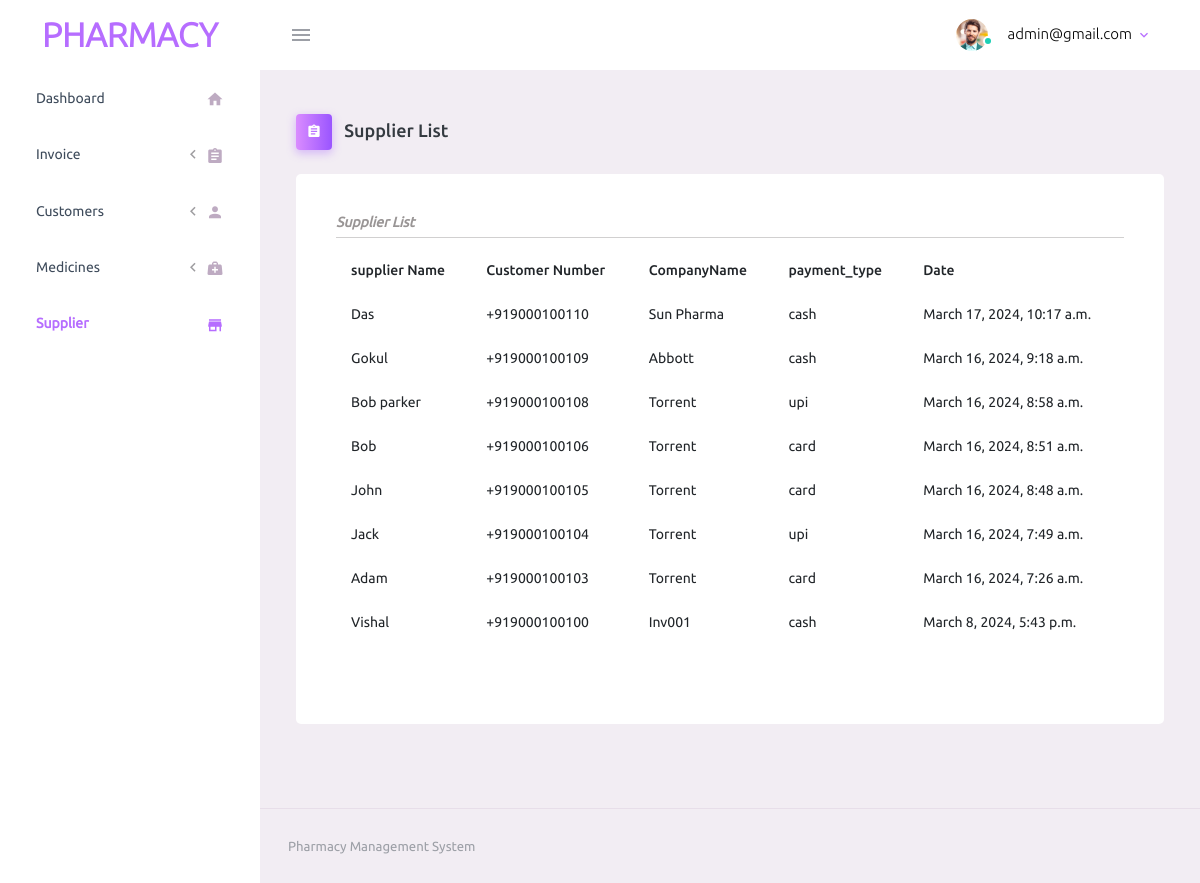
/customer/listsupplier/ (signed in), run on the app's committed database.
### dashboard/models.py (models this page shows, shortened)
class AiUser(AbstractBaseUser):
    name = models.CharField(max_length=100)
    email = models.EmailField(max_length=100,unique=True)
    password = models.CharField(max_length=100)
    department = models.CharField(max_length=100)
    age = models.PositiveIntegerField(null=True)
    role = models.CharField(max_length = 20, choices = ROLE_CHOICES, default = 'user')
    date_joined = models.DateTimeField(default=timezone.now)
    is_admin = models.BooleanField(default=False)
    is_staff = models.BooleanField(default=False)
    objects = AiUserManager()
    USERNAME_FIELD = 'email'
    REQUIRED_FIELDS = []
    def __str__(self):
        return self.email
    class Meta:
        verbose_name = "Ai User"
        verbose_name_plural = "Ai Users"

class suppiler(models.Model):
    suppiler_name = models.CharField(max_length=100)
    phone_number = PhoneNumberField(null=True, unique=True)
    company_name = models.CharField(max_length=50)
    payment_type = models.CharField(max_length = 20, choices = PAYMENT_CHOICES, default = 'cash')
    date_joined = models.DateTimeField(default=timezone.now)
    class Meta:
        verbose_name = "suppiler"
        verbose_name_plural = "suppiler"

### customer/views.py (the view)
# urls.py: path('listsupplier/', views.ListsupplierView.as_view(), name='listsupplier'),
@method_decorator(login_required(login_url='/'), name='dispatch')
class ListsupplierView(View):
    def get(self, request):
        supplier_obj = suppiler.objects.all().order_by('-date_joined')
        return render(request, 'customer/view_supplier.html',{'supplier_obj':supplier_obj})

### templates/customer/view_supplier.html (shortened to what this page needs)
<!DOCTYPE html>
{% load static %}
<html lang="en">
  <head>
    <link rel="stylesheet" href="{% static 'css/assets/vendors/mdi/css/materialdesignicons.min.css' %}">
    <link rel="stylesheet" href="{% static 'css/assets/vendors/css/vendor.bundle.base.css' %}">
    <link rel="stylesheet" href="{% static 'css/assets/css/style.css' %}">
    <link rel="stylesheet" href="{% static 'css/assets/css/main.css' %}">
  </head>
  <body>
    <div class="container-scroller">
      <nav class="navbar default-layout-navbar col-lg-12 col-12 p-0 fixed-top d-flex flex-row">
        <div class="text-center navbar-brand-wrapper d-flex align-items-center justify-content-center">
          <a class="navbar-brand brand-logo phar-heading" href="index.html"> Pharmacy</a>
        </div>
        <div class="navbar-menu-wrapper d-flex align-items-stretch">
          <button class="navbar-toggler navbar-toggler align-self-center" type="button" data-toggle="minimize">
            <span class="mdi mdi-menu"></span>
          </button>
          <ul class="navbar-nav navbar-nav-right">
            <li class="nav-item nav-profile dropdown">
              <a class="nav-link dropdown-toggle" id="profileDropdown" href="#" data-bs-toggle="dropdown" aria-expanded="false">
                <div class="nav-profile-img">
                  <img src="{% static 'css/assets/images/faces/face1.jpg' %}" alt="image">
                  <span class="availability-status online"></span>
                </div>
                <div class="nav-profile-text">
                  <p class="mb-1 text-black">{{ user }}</p>
                </div>
              </a>
            </li>
          </ul>
        </div>
      </nav>
      <div class="container-fluid page-body-wrapper">
        <nav class="sidebar sidebar-offcanvas" id="sidebar">
          <ul class="nav">
            <li class="nav-item">
              <a class="nav-link" href="{% url 'dashboard:dashboard'%}">
                <span class="menu-title ">Dashboard</span>
                <i class="mdi mdi-home menu-icon"></i>
              </a>
            </li>
            <li class="nav-item">
              <a class="nav-link" data-bs-toggle="collapse" href="#ui-basic" aria-expanded="false" aria-controls="ui-basic">
                <span class="menu-title ">Invoice</span>
                <i class="menu-arrow"></i>
                <i class="mdi mdi-clipboard-text menu-icon "></i>
              </a>
            </li>
            <li class="nav-item">
              <a class="nav-link" data-bs-toggle="collapse" href="#ui-basic2" aria-expanded="false" aria-controls="ui-basic">
                <span class="menu-title ">Customers</span>
                <i class="menu-arrow"></i>
                <i class="mdi mdi-account menu-icon"></i>
              </a>
            </li>
            <li class="nav-item">
              <a class="nav-link" data-bs-toggle="collapse" href="#ui-basic3" aria-expanded="false" aria-controls="ui-basic">
                <span class="menu-title ">Medicines</span>
                <i class="menu-arrow"></i>
                <i class="mdi mdi-medical-bag menu-icon"></i>
              </a>
            </li>
            <li class="nav-item">
              <a class="nav-link" href="{% url 'customer:listsupplier'%}">
                <span class="menu-title phar-active">Supplier</span>
                <i class="mdi mdi-store menu-icon phar-active"></i>
              </a>
            </li>
          </ul>
        </nav>
        <div class="main-panel">
          <div class="content-wrapper">
            <div class="page-header">
              <h3 class="page-title">
                <span class="page-title-icon bg-gradient-primary text-white me-2">
                  <i class="mdi mdi-clipboard-text"></i>
                </span> Supplier List
              </h3>
            </div>
            <div class="row">
              <div class="col-md-12 grid-margin stretch-card">
                <div class="card">
                  <div class="card-body">
                        <div class="phar-inv-head-sec">
                            <div class="phar-inv-head-list">
                                Supplier List
                            </div>
                            <div class="row">
                                <div class="col-12 grid-margin">
                                    <div class="table-responsive">
                                        <table class="table">
                                          <thead>
                                            <tr>
                                              <th> supplier Name </th>
                                              <th> Customer Number </th>
                                              <th> CompanyName </th>
                                              <th> payment_type </th>
                                              <th> Date </th>
                                            </tr>
                                          </thead>
                                          <tbody>
                                            {% for i in supplier_obj %}
                                            <tr>
                                              <td>
                                                {{ i.suppiler_name }}
                                              </td>
                                              <td>
                                                {{ i.phone_number }}
                                              </td>
                                              <td>
                                                {{ i.company_name }}
                                              </td>
                                              <td>
                                                {{ i.payment_type }}
                                              </td>
                                              <td>
                                                {{ i.date_joined }}
                                              </td>
                                            </tr>
                                            {% endfor %}
                                          </tbody>
                                        </table>
                                      </div>
                                </div>
                            </div>
                        </div>
                  </div>
                </div>
              </div>
            </div>
          </div>
          <footer class="footer">
            <div class="container-fluid d-flex justify-content-between">
              <span class="text-muted d-block text-center text-sm-start d-sm-inline-block">Pharmacy Management System</span>
            </div>
          </footer>
        </div>
      </div>
    </div>
  </body>
</html>

### static/css/assets/css/main.css (style rules this page uses)
.phar-heading { color: #b66dff !important; font-size: 2.1em !important; font-weight: 700; text-transform: uppercase; }
.phar-inv-head-sec { display: flex; flex-direction: column; row-gap: 10px; }
.phar-active { color: #b66dff !important; font-weight: 600 !important; }
.table > :not(:last-child) > :last-child > *, .jsgrid .jsgrid-table > :not(:last-child) > :last-child > * { border-bottom-color: #d100fd !important; }
thead, tbody, tfoot, tr, td, th { border-color: inherit; border-style: none !important; border-width: 0; }
.phar-inv-head-list { font-size: 14px; font-weight: 600; color: #999595; font-style: italic; padding-bottom: 7px; border-bottom: 1px solid #d1d0d0; width: 100%; display: flex; flex-direction: row; }

### data on the page
AiUser: email "admin@gmail.com"
suppiler: suppiler_name "Das", phone_number "+919000100110", company_name "Sun Pharma", payment_type "cash", date_joined "March 17, 2024, 10:17 a.m."
suppiler: suppiler_name "Gokul", phone_number "+919000100109", company_name "Abbott", payment_type "cash", date_joined "March 16, 2024, 9:18 a.m."
suppiler: suppiler_name "Bob parker", phone_number "+919000100108", company_name "Torrent", payment_type "upi", date_joined "March 16, 2024, 8:58 a.m."
suppiler: suppiler_name "Bob", phone_number "+919000100106", company_name "Torrent", payment_type "card", date_joined "March 16, 2024, 8:51 a.m."
suppiler: suppiler_name "John", phone_number "+919000100105", company_name "Torrent", payment_type "card", date_joined "March 16, 2024, 8:48 a.m."
suppiler: suppiler_name "Jack", phone_number "+919000100104", company_name "Torrent", payment_type "upi", date_joined "March 16, 2024, 7:49 a.m."
suppiler: suppiler_name "Adam", phone_number "+919000100103", company_name "Torrent", payment_type "card", date_joined "March 16, 2024, 7:26 a.m."
suppiler: suppiler_name "Vishal", phone_number "+919000100100", company_name "Inv001", payment_type "cash", date_joined "March 8, 2024, 5:43 p.m."
